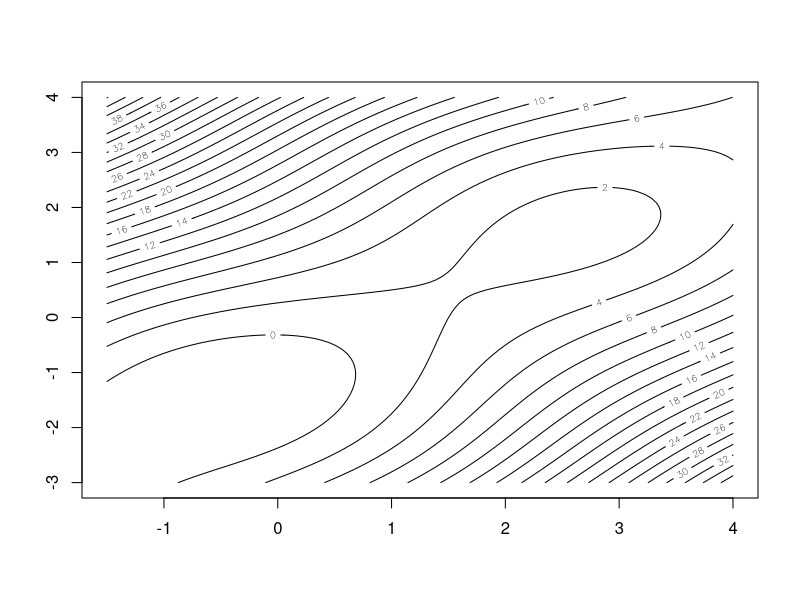

Write the R code that produced this figure. (Note: this script raises an error after producing the figure.)
library(MASS)
two_dim_func <- function(x,y){
  a <- sin(x+y)
  b <- (x-y)^2
  res <- a + b -1.5*x + 2.5*y + 1
  return(res)
}

x <- seq(-1.5, 4, length.out = 100)
y <- seq(-3, 4, length.out = 100)
z <- outer(x,y,two_dim_func)

contour(x,y,z,nlevels = 30)



Gradient <- function(x,y){
  gradient_x <- cos(x + y) + 2 * (x - y) - 1.5
  gradient_y <- cos(x + y) - 2 * (x - y) + 2.5
  gradient <- c(gradient_x, gradient_y)
  return(gradient)
}

Hessian <- function(x,y){
  xx <- -sin(x + y) + 2
  xy <- -sin(x + y) - 2
  yx <- -sin(x + y) - 2
  yy <- -sin(x + y) + 2
  
  hessian <- matrix(c(xx,xy,yx,yy),nrow = 2,byrow = TRUE)
  return(hessian)
}

step <- function(xy){
  x <- xy[1]
  y <- xy[2]
  gradient <- Gradient(x,y)
  hessian <- Hessian(x,y)
  if (abs(det(hessian)) < 1e-12) {
    hessian_inv <- MASS::ginv(hessian)
  }else{
    hessian_inv <- solve(hessian)
  }
  new_xy <- xy - hessian_inv %*% gradient
  return(as.vector(new_xy))
}

newton_iteration <- function(starting_value,stopping=0.001){
  
  xy <- starting_value
  
  history_df <- data.frame(
    iter = numeric(0), 
    x = numeric(0), 
    y = numeric(0),
    f = numeric(0)
  )

  xy_new <- step(xy)
  
  # Save first iteration values for x, y and f. 
  i <- 1
  history_df[nrow(history_df) + 1, ] <- c(i, xy_new[1],xy_new[2],two_dim_func(xy_new[1],xy_new[2]) )
  i <- 2
  while (max(abs(xy_new - xy)) > stopping) {
    
    xy <- xy_new
    xy_new <- step(xy)
    
    # Save current iteration values for x, y and f. 
    history_df[nrow(history_df) + 1, ] <- c(i, xy_new[1],xy_new[2],two_dim_func(xy_new[1],xy_new[2]) )
    i <- i+1
  }
  
  if ((xy_new[1] < -1.5 || xy_new[1] > 4) ||
      (xy_new[2] < -3   || xy_new[2] > 4)) {
    message("Iteration finished, but xy is out of bounds.")
    return(xy_new)
  }
  
  final_gradient <- Gradient(xy_new[1],xy_new[2]) 
  final_hessian <- Hessian(xy_new[1],xy_new[2])
  eigen_hessian <- eigen(final_hessian)$value
  function_value <- two_dim_func(xy_new[1],xy_new[2])
  
  print(sprintf("the gradient is: (%.4f,%.4f)",final_gradient[1],final_gradient[2]))
  if(all(round(final_gradient)==0)){
    
    cat("the Hessian matrix is:","\n")
    print(final_hessian)
    cat("the eigenvalues are: ",eigen(final_hessian)$value,"\n")
    if(all(eigen_hessian>0)){
      cat("find the local minimun:",function_value,",at point:",xy_new)
    }
    else if(all(eigen_hessian<0)){
      cat("find the local maximun: ",function_value, ",at point:",xy_new)
    }
    else{
      cat("find the saddle point:",xy_new)
    }
  }
  results <- list(
    history_df = history_df,
    final_gradient = round(final_gradient,4),
    eigen_hessian = round(eigen_hessian,2),
    function_value = round(function_value,4),
    final_point = round(xy_new,2)
  )
  class(results) <- "results"
  return(results)
}

# test part
starting_value1 <- c(-1.5,-1)
starting_value2 <- c(0,1)
starting_value3 <- c(2,2)
starting_value4 <- c(1.5,2)
starting_values <- list(starting_value1, starting_value2, starting_value3, starting_value4)
starting_values_str <- sapply(starting_values, function(v) paste0("(", v[1], ", ", v[2], ")"))
all_res <- lapply(starting_values, newton_iteration)
eigenvalues <- lapply(all_res, function(res) res$eigen_hessian)
eigenvalues_str <- unlist(lapply(eigenvalues, function(v) paste0("(", paste(v, collapse = ", "), ")")))
function_values <- unlist(lapply(all_res, function(res) res$function_value))
end_xy <- unlist(lapply(all_res, function(v) paste0("(", v$final_point[1], ", ", v$final_point[2], ")")))

results <- data.frame(
  Starting.Value = starting_values_str,
  Eigenvalues = eigenvalues_str,
  Function.Values = function_values,
  Stop.Point = end_xy
)

kable(results,caption = "Optimization Results",align="l")
